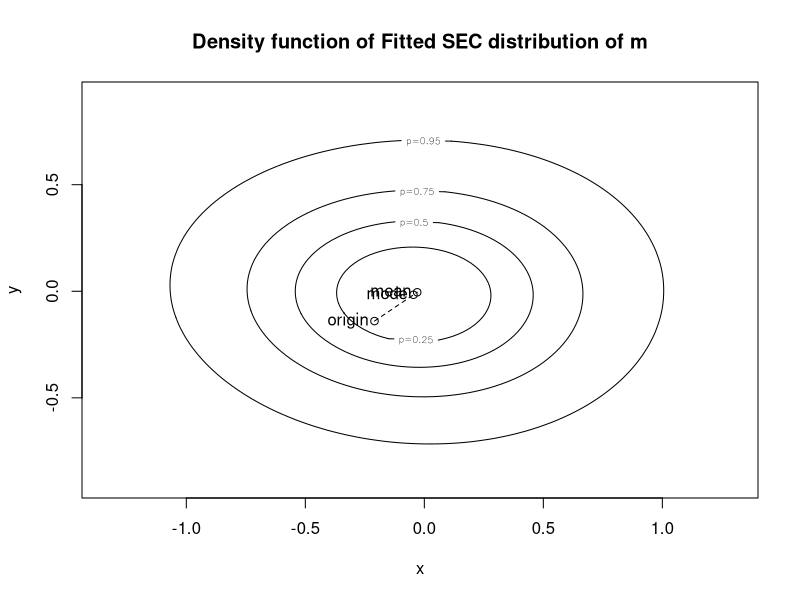
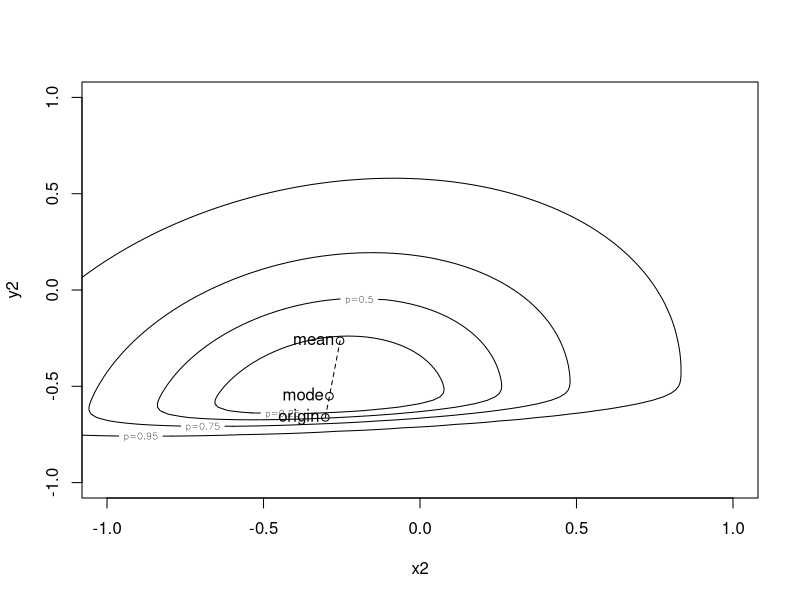
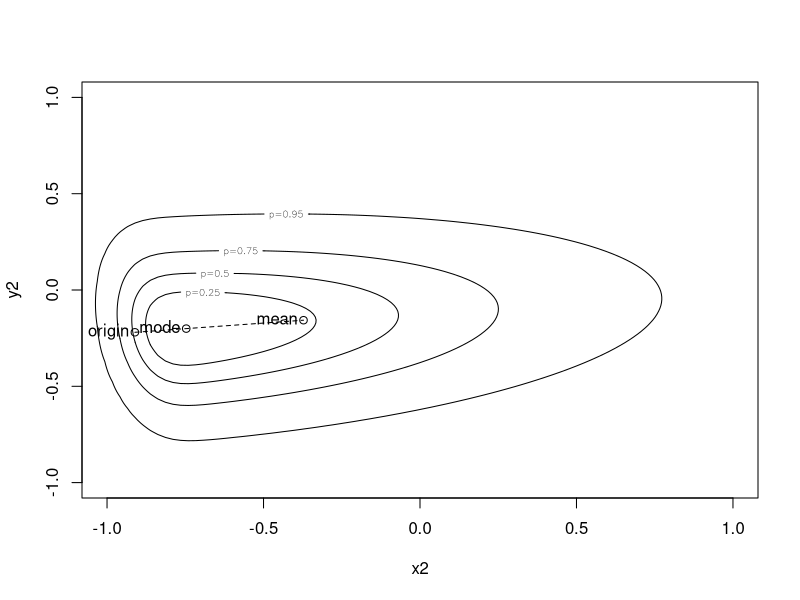
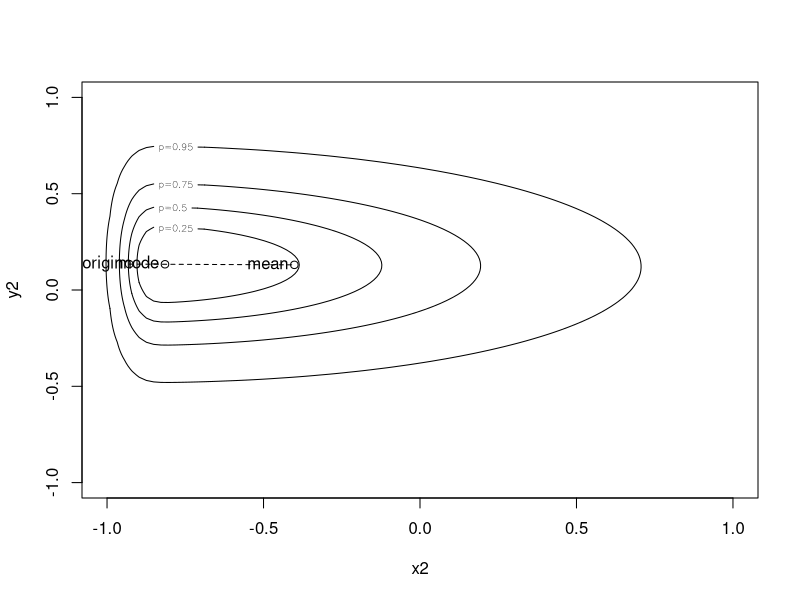
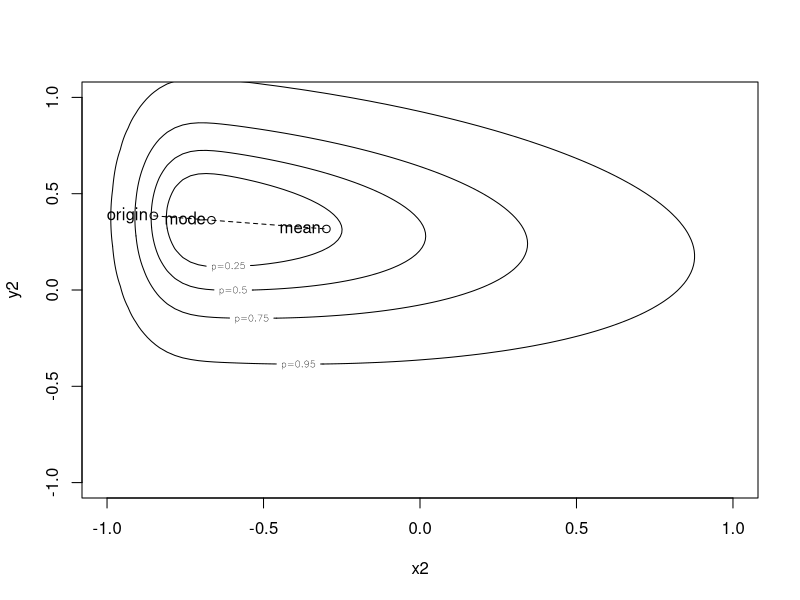
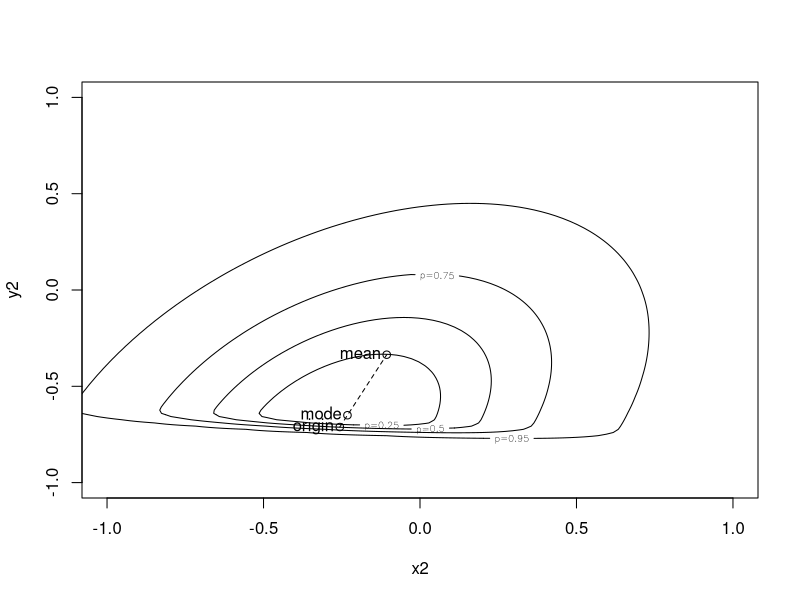
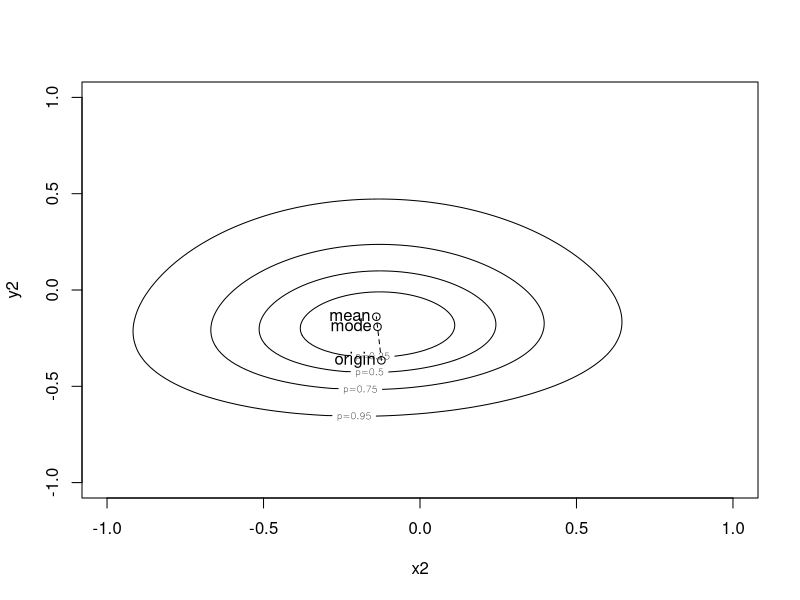
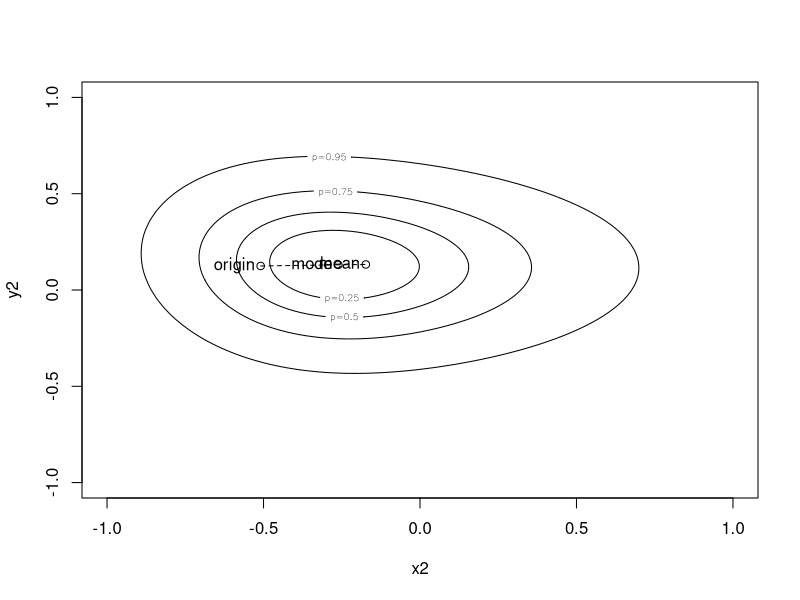

Source code (R) for these figures, in order:
dat = read.csv('../../data/Clarke2013/ProcessedFixations.txt', header=FALSE)
names(dat) = c('person', 'image', 'fixnum', 'onset', 'offset', 'x', 'y')
# remove NAs
dat = dat[which(is.finite(dat$x) & is.finite(dat$y)),]
# normalise
dat$x = (dat$x - 400)/400
dat$y = (dat$y - 300)/400
dat = dat[-which(dat$fixnum==1),]
# library(ggplot2)


# plt = ggplot(dat, aes(x=x, y=y))+stat_density2d(geom="tile", aes(fill = ..density..), contour = FALSE)
# plt = plt + scale_fill_gradient() 
# plt

library(sn)

m = (selm(data=dat, formula= cbind(x,y)~1, family='SN'))
centralBias = extractSECdistr(m)
show(centralBias)
plot(centralBias)

# get saccade info
sacc = read.csv('clarke2013saccs.txt', header=FALSE)
names(sacc) = c("x1", "y1", "x2", "y2")
# over a partition window
n = 0.25
ii = 0
for (x in seq(-1+n, 1-n, 2*n))
{
 	ii = ii + 1
 	jj = 0
 	for (y in seq(-1+n, 1-n, 2*n))
	{	
		jj = jj + 1
	 	idx = which(sacc$x1>(x-n) & sacc$x1<(x+n) & sacc$y1>(y-n) & sacc$y1<(y+n))
	 	m = (selm(data=sacc[idx,], formula= cbind(x2,y2)~1, family='SN'))
		centralBias = extractSECdistr(m)
		
		png(paste('flowFigures/saccEndByX', ii, 'Y', jj, '.pdf', sep=''))
		plot(centralBias, main=NULL, xlim=c(-1,1), ylim=c(-1,1))
		dev.off()
	}
 }

# over a sliding window
params = data.frame(x=numeric(), y=numeric(), z=factor(levels=c('n', 'Omega-xx','Omega-xy','Omega-yy', 'alpha-x2', 'alpha-y2')), value=numeric())

n = 0.25
m = 0.05
ii = 0
for (x in seq(-1+n, 1-n, m))
{
 	ii = ii + 1
 	jj = 0
 	for (y in c(-0.5, 0, 0.5))
	{	
		jj = jj + 1
	 	idx = which(sacc$x1>(x-n) & sacc$x1<(x+n) & sacc$y1>(y-0.25) & sacc$y1<(y+.25))
	 	
	 	cm = (selm(data=sacc[idx,], formula= cbind(x2,y2)~1, family='SN'))
		centralBias = extractSECdistr(cm)
		rm(cm)
		params = rbind(params, 
			data.frame(x=x, y=y, z=c('n', 'Omega-xx','Omega-xy','Omega-yy', 'alpha-x2', 'alpha-y2'),
				value = c(length(idx),
					slot(centralBias, 'dp')$Omega['x2', 'x2'],
					slot(centralBias, 'dp')$Omega['x2', 'y2'],
					# slot(centralBias, 'dp')$Omega['y2', 'x2'],
					slot(centralBias, 'dp')$Omega['y2', 'y2'],
					slot(centralBias, 'dp')$alpha['x2'],
					slot(centralBias, 'dp')$alpha['y2'])))
	}
 }

 library(ggplot2)

plt = ggplot(params, aes(x=x, y=value, colour=as.factor(y)))
plt = plt + geom_point() + geom_smooth() + facet_wrap(~z, scales='free_y')
ggsave('paramsChagingOverSpace.pdf')
